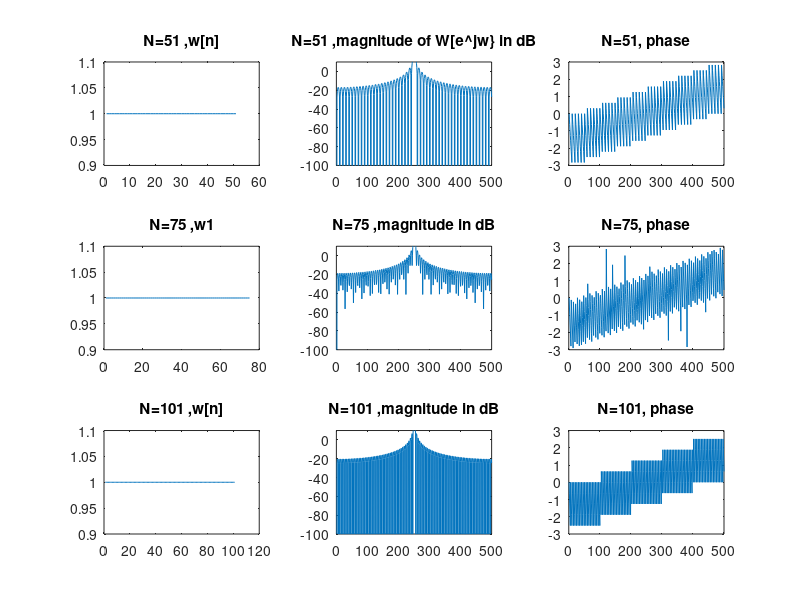
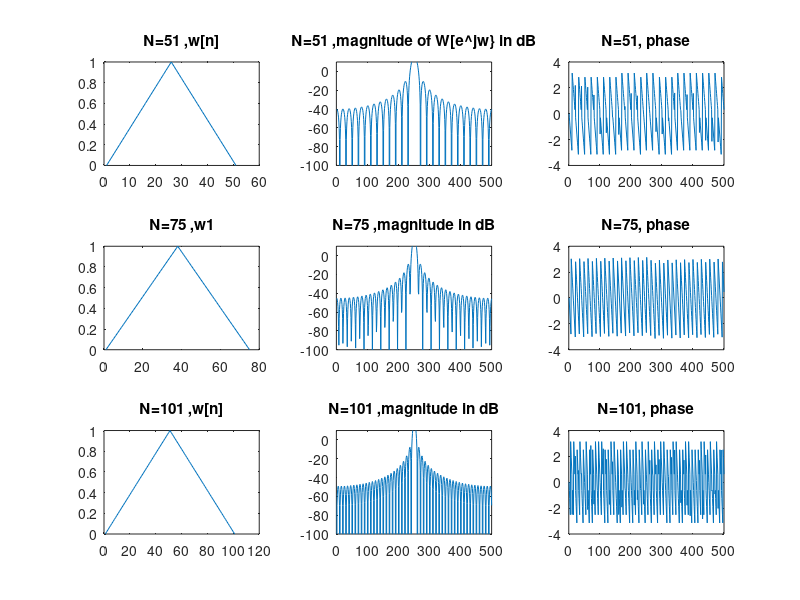
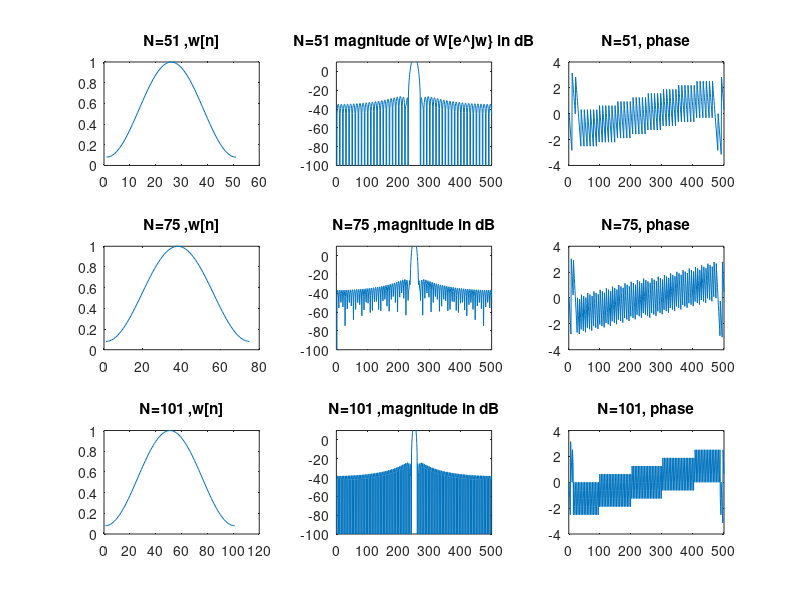
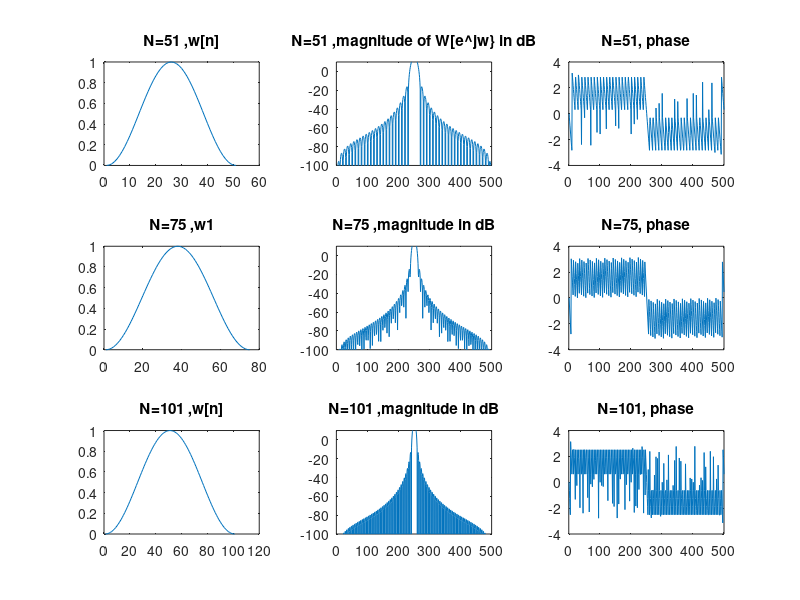

Here is the MATLAB script that generated these plots, in order:
%-------------------Rectangular Window-----------------------
N=51;

for n=0:N-1
   w(n+1)=1;
end
W=fft(w,500);
z=fftshift(W);
subplot(3,3,1)
plot(w);
title("N=51 ,w[n]");
L=normalize(z);
subplot(3,3,2)
plot(20*log10(abs(L)));
title("N=51 ,magnitude of W[e^jw} in dB");
ylim([-100,10]);
subplot(3,3,3)
plot(1:500,angle(W));
title("N=51, phase");
%-------------------N=75-----------------------
L=75;
for n=0:L-1
   w1(n+1)=1;
end
W=fft(w1,500);
z1=fftshift(W);
subplot(3,3,4)
plot(w1);
title("N=75 ,w1");
N=normalize((z1));
subplot(3,3,5)
plot(1:500,20*log10(abs(N)));
ylim([-100,10]);
title("N=75 ,magnitude in dB");
subplot(3,3,6)
plot(1:500,angle(W));
title("N=75, phase");
%------------------L=101---------------------------
L=101;
for n=0:L-1
   w2(n+1)=1;
end
W=fft(w2,500);
z2=fftshift(W);
subplot(3,3,7)
plot(w2);
title("N=101 ,w[n]");
N2=normalize(z2);
subplot(3,3,8)
plot(1:500,20*log10(abs(N2)));
ylim([-100,10]);
title("N=101 ,magnitude in dB");
subplot(3,3,9)
plot(1:500,angle(W));
title("N=101, phase");
%---------------------bartlett window---------------
L=51;
w=bartlett(L);
W=fft(w,500);
z=fftshift(W);
figure();
subplot(3,3,1)
plot(w);
title("N=51 ,w[n]");
N=normalize(z);
subplot(3,3,2)
plot(20*log10(abs(N)));
title("N=51 ,magnitude of W[e^jw} in dB");
ylim([-100,10]);
subplot(3,3,3)
plot(1:500,angle(W));
title("N=51, phase");
%-------------------N=75-----------------------
L=75;
w1=bartlett(L);
W=fft(w1,500);
z=fftshift(W);
subplot(3,3,4)
plot(w1);
title("N=75 ,w1");
N=normalize(z);
subplot(3,3,5)
plot(1:500,20*log10(abs(N)));
ylim([-100,10]);
title("N=75 ,magnitude in dB");
subplot(3,3,6)
plot(1:500,angle(W));
title("N=75, phase");
%------------------L=101---------------------------
L=101;
w2=bartlett(L);
W=fft(w2,500);
z=fftshift(W);
subplot(3,3,7)
plot(w2);
title("N=101 ,w[n]");
N=normalize(z);
subplot(3,3,8)
plot(1:500,20*log10(abs(N)));
ylim([-100,10]);
title("N=101 ,magnitude in dB");
subplot(3,3,9)
plot(1:500,angle(W));
title("N=101, phase");
%-------------------------Hamming Window---------------------------------
L=51;
w=hamming(L);
W=fft(w,500);
z=fftshift(W);
figure()
subplot(3,3,1)
plot(w);
title("N=51 ,w[n]");
N=normalize(z);
subplot(3,3,2)
plot(20*log10(abs(N)));
title("N=51 magnitude of W[e^jw} in dB");
ylim([-100,10]);
subplot(3,3,3)
plot(1:500,angle(W));
title("N=51, phase");
%-------------------L=75-----------------------
L=75;
w1=hamming(L);
W=fft(w1,500);
z=fftshift(W);
subplot(3,3,4)
plot(w1);
title("N=75 ,w[n]");
N=normalize(z);
subplot(3,3,5)
plot(1:500,20*log10(abs(N)));
ylim([-100,10]);
title("N=75 ,magnitude in dB");
subplot(3,3,6)
plot(1:500,angle(W));
title("N=75, phase");
%------------------L=101---------------------------
L=101;
w2=hamming(L);
W=fft(w2,500);
z=fftshift(W);
subplot(3,3,7)
plot(w2);
title("N=101 ,w[n]");
N=normalize(z);
subplot(3,3,8)
plot(1:500,20*log10(abs(N)));
ylim([-100,10]);
title("N=101 ,magnitude in dB");
subplot(3,3,9)
plot(1:500,angle(W));
title("N=101, phase");
%-------------------------Hann Window---------------------------------
L=51;
w=hann(L);
W=fft(w,500);
z=fftshift(W);
figure()
subplot(3,3,1)
plot(w);
title("N=51 ,w[n]");
N=normalize(z);
subplot(3,3,2)
plot(20*log10(abs(N)));
title("N=51 ,magnitude of W[e^jw} in dB");
ylim([-100,10]);
subplot(3,3,3)
plot(1:500,angle(W));
title("N=51, phase");
%-------------------L=75-----------------------
L=75;
w1=hann(L);
W=fft(w1,500);
z=fftshift(W);
subplot(3,3,4)
plot(w1);
title("N=75 ,w1");
N=normalize(z);
subplot(3,3,5)
plot(1:500,20*log10(abs(N)));
ylim([-100,10]);
title("N=75 ,magnitude in dB");
subplot(3,3,6)
plot(1:500,angle(W));
title("N=75, phase");
%------------------L=101---------------------------
L=101;
w2=hann(L);
W=fft(w2,500);
z=fftshift(W);
subplot(3,3,7)
plot(w2);
title("N=101 ,w[n]");
N=normalize(z);
subplot(3,3,8)
plot(1:500,20*log10(abs(N)));
ylim([-100,10]);
title("N=101 ,magnitude in dB");
subplot(3,3,9)
plot(1:500,angle(W));
title("N=101, phase");
%-------------------------BlackMan Window---------------------------------
L=51;
w=blackman(L);
W=fft(w,500);
z=fftshift(W);
figure()
subplot(3,3,1)
plot(w);
title("N=51 ,w[n]");
N=normalize(z);
subplot(3,3,2)
plot(20*log10(abs(N)));
title("N=51 ,magnitude of W[e^jw} in dB");
ylim([-100,10]);
subplot(3,3,3)
plot(1:500,angle(W));
title("N=51, phase");
%-------------------L=75-----------------------
L=75;
w1=blackman(L);
W=fft(w1,500);
z=fftshift(W);
subplot(3,3,4)
plot(w1);
title("N=75 ,w1");
N=normalize(z);
subplot(3,3,5)
plot(1:500,20*log10(abs(N)));
ylim([-100,10]);
title("N=75 ,magnitude in dB");
subplot(3,3,6)
plot(1:500,angle(W));
title("N=75, phase");
%------------------L=101---------------------------
L=101;
w2=blackman(L);
W=fft(w2,500);
z=fftshift(W);
subplot(3,3,7)
plot(w2);
title("N=101 ,w[n]");
N=normalize(z);
subplot(3,3,8)
plot(1:500,20*log10(abs(N)));
ylim([-100,10]);
title("N=101 ,magnitude in dB");
subplot(3,3,9)
plot(1:500,angle(W));
title("N=101, phase");